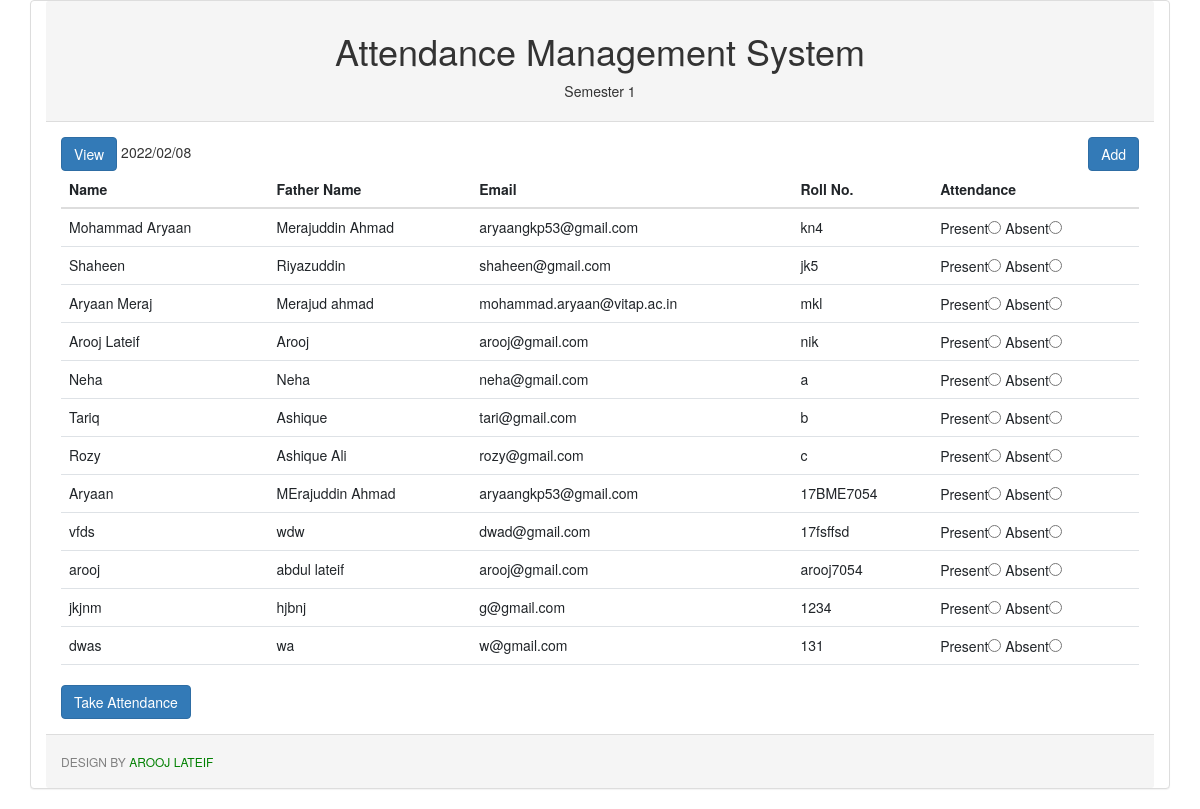
The page / on the database its author committed.
### tables this page shows
CREATE TABLE `stud` (
  `reg_id` int(11) NOT NULL,
  `name` varchar(50) NOT NULL,
  `fname` varchar(50) NOT NULL,
  `email` varchar(100) NOT NULL,
  `roll` varchar(10) NOT NULL
);

### index.php (the view, shortened to what this page needs)
<?php include_once('connection.php'); ?>
<!DOCTYPE html>
<html lang="en">
<head>
 <link href="https://cdn.jsdelivr.net/npm/bootstrap@5.1.3/dist/css/bootstrap.min.css" rel="stylesheet">
<link rel="stylesheet" href="bootstrap/bootstrap.min.css">
  <link rel="stylesheet" href="https://maxcdn.bootstrapcdn.com/bootstrap/3.4.1/css/bootstrap.min.css">
</head>
<body>
 <div class="panel panel-default container">
  <div class="panel-heading">
    <h1 style="text-align : center">Attendance Management System</h1>
    <p style="text-align : center">Semester 1</p>
  </div>
  <div class="panel-body">
   <a href="view.php" class="btn btn-primary">View</a>
   <?php echo date('Y/m/d') ?>
   <a href="add.php" class="btn btn-primary pull-right" style="float:right">Add</a>
  <form method="post">
    <div class="table-responsive">
  <table class="table ">
   <thead>
   <tr>
    <th>Name</th>
    <th>Father Name</th>
    <th>Email</th>
    <th>Roll No.</th>
    <th>Attendance</th>
   </tr>
   </thead>
 <tbody>
 <?php
 $query = "select * from stud";
 $result = $link->query($query);
 while($show = $result->fetch_assoc())
 {
?>
 <tr>
  <td><?php echo $show['name']; ?></td>
  <td><?php echo $show['fname']; ?></td>
  <td><?php echo $show['email']; ?></td>
  <td><?php echo $show['roll']; ?></td>
  <td>
   Present<input required type="radio" name="attendance[<?php echo $show['reg_id']  ?>]" value="Present">
   Absent<input required type="radio" name="attendance[<?php echo $show['reg_id']  ?>]" value="Absent" type="text">
  </td>
 </tr>
<?php } ?>
 </tbody>
  </table>
</div>
  <input type="submit" class="btn btn-primary" value="Take Attendance">
</form>
  </div>
  <div class="panel-footer">
   <h6 style="color:grey;text-transform:uppercase">Design by <span style="color:green"> Arooj Lateif </span></h6>
  </div>
 </div>
</body>
</html>

### rows shown on the page
stud: name "Mohammad Aryaan", fname "Merajuddin Ahmad", email "aryaangkp53@gmail.com", roll "kn4"
stud: name "Shaheen", fname "Riyazuddin", email "shaheen@gmail.com", roll "jk5"
stud: name "Aryaan Meraj", fname "Merajud ahmad", email "mohammad.aryaan@vitap.ac.in", roll "mkl"
stud: name "Arooj Lateif", fname "Arooj", email "arooj@gmail.com", roll "nik"
stud: name "Neha", fname "Neha", email "neha@gmail.com", roll "a"
stud: name "Tariq", fname "Ashique", email "tari@gmail.com", roll "b"
stud: name "Rozy", fname "Ashique Ali", email "rozy@gmail.com", roll "c"
stud: name "Aryaan", fname "MErajuddin Ahmad", email "aryaangkp53@gmail.com", roll "17BME7054"
stud: name "vfds", fname "wdw", email "dwad@gmail.com", roll "17fsffsd"
stud: name "arooj", fname "abdul lateif", email "arooj@gmail.com", roll "arooj7054"
stud: name "jkjnm", fname "hjbnj", email "g@gmail.com", roll "1234"
stud: name "dwas", fname "wa", email "w@gmail.com", roll "131"
